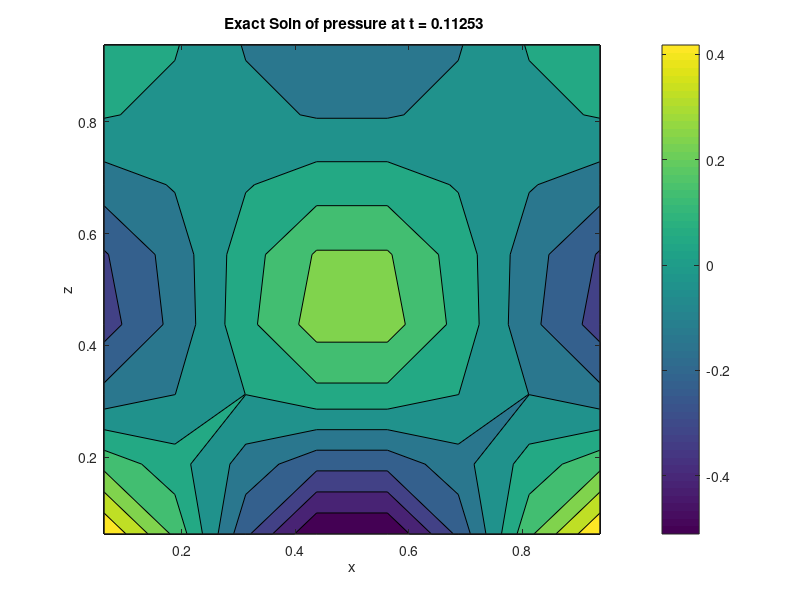
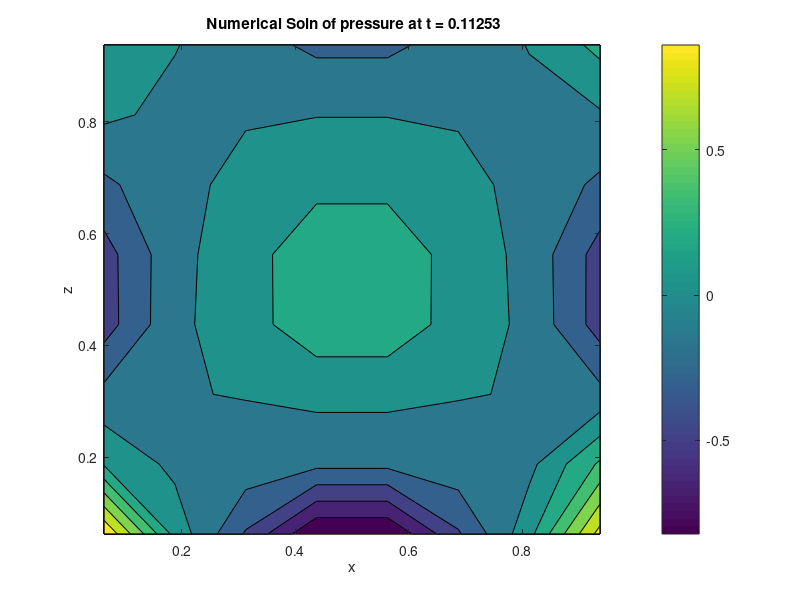
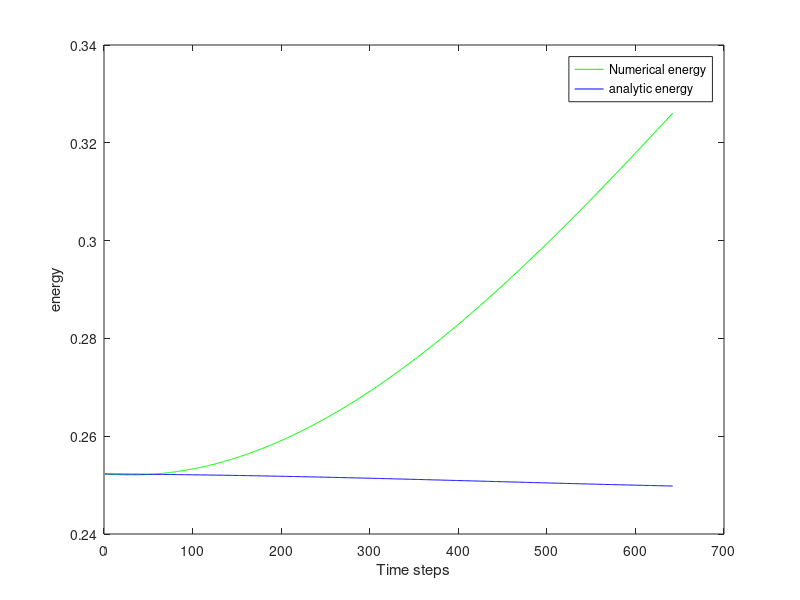

These charts were generated, in order, by the following MATLAB code:
clc 
clear all
close all
format long
%% mesh constants
a = 0;
Lx = 1;
Lz = 1;
Nx=8;
Nz=8;
k= Nx*Nz;
k4 = 4*k;
N = 2;
sigma = sqrt( 0.5* ( 8*pi^2 + 0.25* (N+1)^2 + sqrt((8*pi^2 + 0.25* (N+1)^2)^2-16*pi^2*N^2)))
period = 1/sigma;
 %dt= 1/16;
dt = period / (10*Nx^2);
t=0;
tend = period;
theta = 0.5;

steps = tend/dt;

energy= zeros(ceil(steps+1),0);
energy_sim = zeros(ceil(steps+1),0);
%% Random theta
% theta_ = rand(k, 1);
% theta = repmat( theta_, 4);

%% Storage for inital density and density gradient
r_000=zeros(Nz, Nx);

%% Storage for variables 
U= zeros(k4,0);
S = zeros(k4, k4 );
F = zeros(k4, k4 );
DIV = zeros(k4, k4 );
P = zeros(k4, k4 );
Q = zeros(k4, k4 );
uu_initial = zeros(Nz, Nx);
uw_initial = zeros(Nz, Nx);
r_initial = zeros(Nz, Nx);
p_initial = zeros(Nz, Nx);
uu = zeros(Nz, Nx);
uw = zeros(Nz, Nx);
r = zeros(Nz, Nx);
p = zeros(Nz, Nx);
error_uu = zeros(Nz, Nx);
error_uw = zeros(Nz, Nx);
error_r = zeros(Nz, Nx);
error_p = zeros(Nz, Nx);
% mesh information
x_nodes = linspace(a,Lx,Nx+1);
z_nodes = linspace(a,Lz,Nz+1);

dx = x_nodes(2) - x_nodes(1);
dz = z_nodes(2) - z_nodes(1);
dv= dx*dz;

x_centres = a+dx/2 : dx : Lx;
z_centres = a+dz/2 : dz : Lz;

[X,Z] = meshgrid(x_centres, z_centres);



%% Background density 
r_000 = exp(-3.*Z);

% matlab matrix (columns, rows)
%% Exact Solution 
    for i= 1: Nz
        for j = 1:Nx
uu_initial(i,j) = exp(-0.5*(N + 1)*Z(i,j))*(2*pi/(4*pi^2 - sigma^2))*( -2*pi*cos(2*pi*Z(i,j)) - (N-1)*0.5*sin(2*pi*Z(i,j)))*sin(2*pi*X(i,j))*sin(sigma*t+0.1);
uw_initial(i,j) = exp(-0.5*(N + 1)*Z(i,j))*sin(2*pi*Z(i,j))*cos(2*pi*X(i,j))*sin(sigma*t+0.1);
r_initial(i,j) = exp(-0.5*(N + 1)*Z(i,j))*(sigma/(4*pi^2-sigma^2))*((0.5*(N+1)-4*pi^2*N/sigma^2)*sin(2*pi*Z(i,j))-2*pi*cos(2*pi*Z(i,j)))*cos(2*pi*X(i,j))*cos(sigma*t+0.1);
p_initial(i,j) = exp(-0.5*(N + 1)*Z(i,j))*(sigma/(4*pi^2-sigma^2))*(-0.5*(N-1)*sin(2*pi*Z(i,j))-2*pi*cos(2*pi*Z(i,j)))*cos(2*pi*X(i,j))*cos(sigma*t+0.1);

    end
end
    for i= 1: Nz
        for j = 1:Nx
H(i,j) = dv*(0.5./r_000(i,j))*(uu_initial(i,j)^2+uw_initial(i,j)^2) + dv*(0.5./(r_000 (i,j)* N)).*(r_initial(i,j) - p_initial(i,j))^2 + dv*0.5.* p_initial(i,j)^2/r_000(i,j);
    end
end
energy(1,1) = sum(sum(H));
energy_sim(1,1)= energy(1,1);



%% Initial Condition
% Reshape initial condition into column vector
u_ = reshape(uu_initial', [k, 1]);
w_ = reshape(uw_initial', [k, 1]);
r_ = reshape(r_initial', [k, 1]);
p_ = reshape(p_initial', [k, 1]);
U = vertcat(u_,w_,r_,p_);


%% Make Source matrix
% W source loop
count_source_w = 2*k;
% Density source
for j = k+1:2*k
count_source_w = count_source_w+1;
S(j,count_source_w) = (-2/N);
end
% Pressure source
for j = k+1:2*k
count_source_w = count_source_w+1;
S(j,count_source_w) = (2/N+2);

end

% P source loop
% Vertical velocity source
count_source_p = k;
for j = 3*k+1:4*k
count_source_p = count_source_p +1;
S(j,count_source_p) = (-2);

end

%% Make flux matrix
% Flux for u
count_col=3*k;
count_row=0;
for i = 1:Nz
   for j= 1:Nx
        count_col = count_col+1;
        count_row = count_row+1;
      
           if (i== 1 ) && (   j==1)
           % bottom left
                F(count_row, count_col) = ( (theta))/dx ;
                F(count_row, count_col+1) = (1-theta)/dx ;                
           % bottom right
           elseif (i== 1 ) &&  (j==Nx)
               F(count_row, count_col-1) = (- theta  )/dx ;
               F(count_row, count_col) = ( - (1-theta))/dx ;   
           % bottom row
           elseif  (i== 1 ) && (   j~=1) && (j~=Nx)        
               F(count_row, count_col-1) = (- theta  )/dx ;
               F(count_row, count_col) = (theta - (1-theta))/dx ;
               F(count_row, count_col+1) = (1-theta)/dx ;   
           elseif (i== Nz ) && (j==1)
           % top left
                F(count_row, count_col) = (theta )/dx ;
                F(count_row, count_col+1) = (1-theta)/dx ;   
           % top right
           elseif (i== Nz ) && (j==Nx)
               F(count_row, count_col-1) = (- theta  )/dx ;
               F(count_row, count_col) = ( - (1-theta))/dx ;
              
           % top row
           elseif  (i== Nz ) && (   j~=1) && (j~=Nx)        
               F(count_row, count_col-1) = (- theta  )/dx ;
               F(count_row, count_col) = (theta - (1-theta))/dx ;
               F(count_row, count_col+1) = (1-theta)/dx ;  
             % left wall
           elseif (j== 1 ) && (   i~=1) && (i~=Nz)
                F(count_row, count_col) = (theta )/dx ;
                F(count_row, count_col+1) = (1-theta)/dx ;   
             % right wall
           elseif (j== Nx ) && (   i~=1) && (i~=Nz)
               
               F(count_row, count_col-1) = (- theta  )/dx ;
               F(count_row, count_col) = ( - (1-theta))/dx ;
           else
               F(count_row, count_col-1) = (- theta  )/dx ;
               F(count_row, count_col) = (theta - (1-theta))/dx ;
               F(count_row, count_col+1) = (1-theta)/dx ;   
           
           
       end
   end
end

% Flux for w
count_col=3*k;
count_row=k;
for i = 1:Nz
   for j= 1:Nx
        count_col = count_col+1;
        count_row = count_row+1;
      
           if (i== 1 ) && (   j==1)
           % bottom left
                F(count_row, count_col) = (theta )/dz ;
                F(count_row, count_col+Nx) = (1-theta)/dz ;                
           % bottom right
           elseif (i== 1 ) &&  (j==Nx)
                F(count_row, count_col) = ( - (1-theta))/dz ;
                F(count_row, count_col+Nx) = (1-theta)/dz ;  
           % bottom row
           elseif  (i== 1 ) && (   j~=1) && (j~=Nx)        
                F(count_row, count_col) = (theta )/dz ;
                F(count_row, count_col+Nx) = (1-theta)/dz ;   
           elseif (i== Nz ) && (j==1)
           % top left
               F(count_row, count_col-Nx) = (- theta  )/dz ;
               F(count_row, count_col) =((1-theta) +theta - (1-theta))/dz ;
           % top right
           elseif (i== Nz ) && (j==Nx)
               F(count_row, count_col-Nx) = (- theta  )/dz ;
               F(count_row, count_col) = ( - (1-theta))/dz ;
              
           % top row
           elseif  (i== Nz ) && (   j~=1) && (j~=Nx)        
               F(count_row, count_col-Nx) = (- theta  )/dz ;
               F(count_row, count_col) = ( - (1-theta))/dz ;
               
                            % left wall
           elseif (j== 1 ) && (   i~=1) && (i~=Nz)
               F(count_row, count_col-Nx) = (- theta  )/dz ;
               F(count_row, count_col) = (theta - (1-theta))/dz ;
               F(count_row, count_col+Nx) = (1-theta)/dz ;     
             % right wall
           elseif (j== Nx ) && (   i~=1) && (i~=Nz)
               F(count_row, count_col-Nx) = (- theta  )/dz ;
               F(count_row, count_col) = (theta - (1-theta))/dz ;
               F(count_row, count_col+Nx) = (1-theta)/dz ;  
           else
               F(count_row, count_col-Nx) = (- theta  )/dz ;
               F(count_row, count_col) = (2*theta-1)/dz ;
               F(count_row, count_col+Nx) = (1-theta)/dz ;   
           
           
       end
   end
end

% Flux for r
count_col_u=0;
count_col_w=k;
count_row=2*k;
for i = 1:Nz
   for j= 1:Nx
        count_col_u = count_col_u+1;
        count_col_w = count_col_w+1;
        count_row = count_row+1;
      
           if (i== 1 ) && (   j==1)
           % bottom left
                F(count_row, count_col_u) = (1-theta)/dx ;
                F(count_row, count_col_u+1) = (theta)/dx ;  
                
                F(count_row, count_col_w) = (1-theta)/dz ;
                F(count_row, count_col_w+Nx) = (theta)/dz ;  
           % bottom right
           elseif (i== 1 ) &&  (j==Nx)
               F(count_row, count_col_u-1) = (- (1-theta) )/dx ;
               F(count_row, count_col_u) = (-theta)/dx ;     
               
                F(count_row, count_col_w) = (1- theta  )/dz ;
                F(count_row, count_col_w+Nx) = (theta)/dz ; 
           % bottom row
           elseif  (i== 1 ) && (   j~=1) && (j~=Nx)        
               F(count_row, count_col_u-1) = (- (1-theta)  )/dx ;
               F(count_row, count_col_u) = ((1-theta) - theta )/dx ;
               F(count_row, count_col_u+1) = (theta)/dx ;  
               
                F(count_row, count_col_w) = (1-theta  )/dz ;
                F(count_row, count_col_w+Nx) = (theta)/dz ;  
           elseif (i== Nz ) && (j==1)
           % top left
                F(count_row, count_col_u) = (1-theta  )/dx ;
                F(count_row, count_col_u+1) = (theta)/dx ; 
                
               F(count_row, count_col_w-Nx) = -(1- theta  )/dz ;
               F(count_row, count_col_w) = -(theta)/dz ;
           % top right
           elseif (i== Nz ) && (j==Nx)
               F(count_row, count_col_u-1) = -(1- theta  )/dx ;
               F(count_row, count_col_u) = (-theta)/dx ; 
               
               F(count_row, count_col_w-Nx) = -(1- theta  )/dz ;
               F(count_row, count_col_w) = (-theta)/dz ;
           % top row
           elseif  (i== Nz ) && (   j~=1) && (j~=Nx)        
               F(count_row, count_col_u-1) = -(1 - theta  )/dx ;
               F(count_row, count_col_u) = ((1-theta) - theta )/dx ;
               F(count_row, count_col_u+1) = (theta)/dx ;  
               
               F(count_row, count_col_w-Nx) = -(1- theta  )/dz ;
               F(count_row, count_col_w) = (-theta)/dz ;
            % left wall
           elseif (j== 1 ) && (   i~=1) && (i~=Nz)
                F(count_row, count_col_u) = (1-theta  )/dx ;
                F(count_row, count_col_u+1) = (theta)/dx ;
                
                F(count_row, count_col_w-Nx) = -(1- theta  )/dz ;
               F(count_row, count_col_w) = ((1-theta) - theta )/dz ;
               F(count_row, count_col_w+Nx) = (theta)/dz ;   
             % right wall
           elseif (j== Nx ) && (   i~=1) && (i~=Nz)
               F(count_row, count_col_u-1) = -(1- theta  )/dx ;
               F(count_row, count_col_u) = -(theta)/dx ;  
               
               F(count_row, count_col_w-Nx) = -(1 - theta  )/dz ;
               F(count_row, count_col_w) = ((1-theta) - theta )/dz ;
               F(count_row, count_col_w+Nx) = (theta)/dz ;   
           else
               F(count_row, count_col_u-1) = -(1- theta  )/dx ;
               F(count_row, count_col_u) = ((1-theta) - theta )/dx ;
               F(count_row, count_col_u+1) = (theta)/dx ;   
           
               F(count_row, count_col_w-Nx) = -(1- theta  )/dz ;
               F(count_row, count_col_w) = ((1-theta) - theta )/dz ;
               F(count_row, count_col_w+Nx) = (theta)/dz ;   
           
           
       end
   end
end

% Flux for p
count_col_u=0;
count_col_w=k;
count_row=3*k;
for i = 1:Nz
   for j= 1:Nx
        count_col_u = count_col_u+1;
        count_col_w = count_col_w+1;
        count_row = count_row+1;
      
            if (i== 1 ) && (   j==1)
           % bottom left
                F(count_row, count_col_u) = (1-theta)/dx ;
                F(count_row, count_col_u+1) = (theta)/dx ;  
                
                F(count_row, count_col_w) = (1-theta)/dz ;
                F(count_row, count_col_w+Nx) = (theta)/dz ;  
           % bottom right
           elseif (i== 1 ) &&  (j==Nx)
               F(count_row, count_col_u-1) = (- (1-theta) )/dx ;
               F(count_row, count_col_u) = (-theta)/dx ;     
               
                F(count_row, count_col_w) = (1- theta  )/dz ;
                F(count_row, count_col_w+Nx) = (theta)/dz ; 
           % bottom row
           elseif  (i== 1 ) && (   j~=1) && (j~=Nx)        
               F(count_row, count_col_u-1) = (- (1-theta)  )/dx ;
               F(count_row, count_col_u) = ((1-theta) - theta )/dx ;
               F(count_row, count_col_u+1) = (theta)/dx ;  
               
                F(count_row, count_col_w) = (1-theta  )/dz ;
                F(count_row, count_col_w+Nx) = (theta)/dz ;  
           elseif (i== Nz ) && (j==1)
           % top left
                F(count_row, count_col_u) = (1-theta  )/dx ;
                F(count_row, count_col_u+1) = (theta)/dx ; 
                
               F(count_row, count_col_w-Nx) = -(1- theta  )/dz ;
               F(count_row, count_col_w) = -(theta)/dz ;
           % top right
           elseif (i== Nz ) && (j==Nx)
               F(count_row, count_col_u-1) = -(1- theta  )/dx ;
               F(count_row, count_col_u) = (-theta)/dx ; 
               
               F(count_row, count_col_w-Nx) = -(1- theta  )/dz ;
               F(count_row, count_col_w) = (-theta)/dz ;
           % top row
           elseif  (i== Nz ) && (   j~=1) && (j~=Nx)        
               F(count_row, count_col_u-1) = -(1 - theta  )/dx ;
               F(count_row, count_col_u) = ((1-theta) - theta )/dx ;
               F(count_row, count_col_u+1) = (theta)/dx ;  
               
               F(count_row, count_col_w-Nx) = -(1- theta  )/dz ;
               F(count_row, count_col_w) = (-theta)/dz ;
            % left wall
           elseif (j== 1 ) && (   i~=1) && (i~=Nz)
                F(count_row, count_col_u) = (1-theta  )/dx ;
                F(count_row, count_col_u+1) = (theta)/dx ;
                
                F(count_row, count_col_w-Nx) = -(1- theta  )/dz ;
               F(count_row, count_col_w) = ((1-theta) - theta )/dz ;
               F(count_row, count_col_w+Nx) = (theta)/dz ;   
             % right wall
           elseif (j== Nx ) && (   i~=1) && (i~=Nz)
               F(count_row, count_col_u-1) = -(1- theta  )/dx ;
               F(count_row, count_col_u) = -(theta)/dx ;  
               
               F(count_row, count_col_w-Nx) = -(1 - theta  )/dz ;
               F(count_row, count_col_w) = ((1-theta) - theta )/dz ;
               F(count_row, count_col_w+Nx) = (theta)/dz ;   
           else
               F(count_row, count_col_u-1) = -(1- theta  )/dx ;
               F(count_row, count_col_u) = ((1-theta) - theta )/dx ;
               F(count_row, count_col_u+1) = (theta)/dx ;   
           
               F(count_row, count_col_w-Nx) = -(1- theta  )/dz ;
               F(count_row, count_col_w) = ((1-theta) - theta )/dz ;
               F(count_row, count_col_w+Nx) = (theta)/dz ;   
           
           
       end
   end
end

% reminder : i -> +,- 1
% j -> +,- Nx


%% Make DIV Matrix


DIV = S + F;

%% Make P, Q matrix
% System to solve is P U^n+1 = Q U^n

P = eye(k4) + dt*0.5*DIV;
Q = eye(k4) - dt*0.5*DIV;


%% Solve loop
count_energy=1;
while t < tend
 count_energy = count_energy+1;

U=P\(Q*U);
t = t +dt;
%% Exact Solution for timestep
    for i= 1: Nz
        for j = 1:Nx
uu_initial(i,j) = exp(-0.5*(N + 1)*Z(i,j))*(2*pi/(4*pi^2 - sigma^2))*( -2*pi*cos(2*pi*Z(i,j)) - (N-1)*0.5*sin(2*pi*Z(i,j)))*sin(2*pi*X(i,j))*sin(sigma*t+0.1);
uw_initial(i,j) = exp(-0.5*(N + 1)*Z(i,j))*sin(2*pi*Z(i,j))*cos(2*pi*X(i,j))*sin(sigma*t+0.1);
r_initial(i,j) = exp(-0.5*(N + 1)*Z(i,j))*(sigma/(4*pi^2-sigma^2))*((0.5*(N+1)-4*pi^2*N/sigma^2)*sin(2*pi*Z(i,j))-2*pi*cos(2*pi*Z(i,j)))*cos(2*pi*X(i,j))*cos(sigma*t+0.1);
p_initial(i,j) = exp(-0.5*(N + 1)*Z(i,j))*(sigma/(4*pi^2-sigma^2))*(-0.5*(N-1)*sin(2*pi*Z(i,j))-2*pi*cos(2*pi*Z(i,j)))*cos(2*pi*X(i,j))*cos(sigma*t+0.1);

    end
end
for j = 1:Nx
    for i= 1: Nz
H(i,j) = dv*(0.5./r_000(i,j))*(uu_initial(i,j)^2+uw_initial(i,j)^2) + dv*(0.5./(r_000 (i,j)* N)).*(r_initial(i,j) - p_initial(i,j))^2 + dv*0.5.* p_initial(i,j)^2/r_000(i,j);
    end
end
energy(count_energy,1) = sum(sum(H));


%% Decompose numerical solution for energy and error analysis
count_col =0;

    for i= 1: Nz
        for j = 1:Nx
        count_col=count_col+1;
uu(i,j) = U(count_col); 
    end
end
    for i= 1: Nz
        for j = 1:Nx
        count_col=count_col+1;
uw(i,j) = U(count_col); 
    end
end
    for i= 1: Nz
        for j = 1:Nx
        count_col=count_col+1;
r(i,j) = U(count_col); 
    end
end
    for i= 1: Nz
        for j = 1:Nx
        count_col=count_col+1;
p(i,j) = U(count_col); 
    end
    end
% Energy Evaluation
for j = 1:Nx
    for i= 1: Nz
H(i,j) = dv*(0.5./r_000(i,j))*(uu(i,j)^2+uw(i,j)^2) + dv*(0.5./(r_000 (i,j)* N)).*(r(i,j) - p(i,j))^2 + dv*0.5.* p(i,j)^2/r_000(i,j);
    end

end
energy_sim(count_energy,1) = sum(sum(H));

end

% Plot exact solution
figure
contourf(X,Z,p_initial)
title([' Exact Soln of pressure at t = ', num2str(t)])
xlabel(' x ')
ylabel( ' z ')
colorbar


 figure
contourf(X,Z,p)
pause(0.1)
title([' Numerical Soln of pressure at t = ', num2str(t)])
colorbar
xlabel(' x ')
ylabel( ' z ')


 error_uu= uu - uu_initial;
 error_uw= uw - uw_initial;
 error_r= r - r_initial;
 error_p= p - p_initial;
 
 % L_infty error
 uu_infty = max(abs(error_uu(:)));
 uw_infty = max(abs(error_uw(:)));
 r_infty = max(abs(error_r(:)));
 p_infty = max(abs(error_p(:)));
 
  % L_2error
 uu_2 = sqrt (sum(sum (error_uu.*error_uu)));
 uw_2 = sqrt (sum(sum (error_uw.*error_uw)));
 r_2 = sqrt (sum (sum(error_r.*error_r)));
 p_2 = sqrt (sum( sum(error_p.*error_p)));

 
 figure 
plot(energy_sim,'g')
hold on
plot(energy,'b')
xlabel('Time steps')
ylabel('energy')
legend('Numerical energy', 'analytic energy')